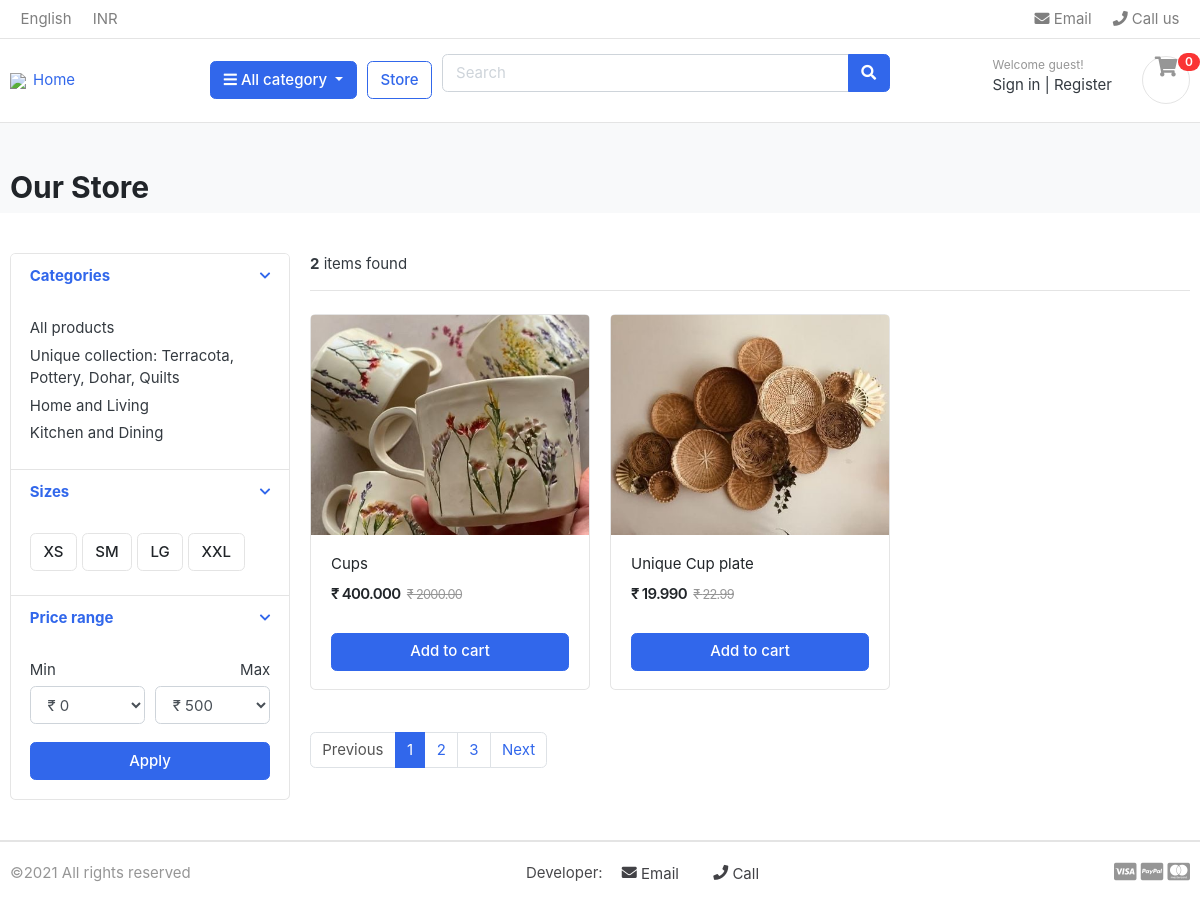
Page /shop/kitchen-and-dining/ on the committed database.
### all_category/models.py (models this page shows, shortened)
class Category(models.Model):
    category_name = models.CharField(max_length=100,unique=True)
    slug = models.SlugField(max_length=100,unique=True)
    category_img = models.ImageField(upload_to="photos/category",blank =True)
    description = models.TextField(max_length=300,blank = True)
    class Meta:
        verbose_name = "category"
        verbose_name_plural = "categories"
    def get_url(self):
        return reverse('products_by_category',args = [self.slug])

### shop/models.py (models this page shows, shortened)
class Product(models.Model):
    items = models.CharField(max_length=120)
    slug = models.SlugField(max_length=100, unique=True)
    price = models.DecimalField(max_digits=10,decimal_places=2)
    discounted_price = models.DecimalField(max_digits=10,decimal_places=3)
    description = models.TextField()
    image = models.ImageField(max_length=300,upload_to="product_images")
    stock = models.IntegerField(default=0)
    is_available = models.BooleanField(default=True)
    category = models.ForeignKey(Category, on_delete=models.CASCADE)
    created_date = models.DateTimeField(auto_now=True)
    modified_date = models.DateTimeField(auto_now=True)

### shop/views.py (the view)
# urls.py: path("",views.shop,name="shop"),
def shop(request,category_slug= None):
    categories = None
    products = None
    if category_slug !=None:
        categories = get_object_or_404(Category,slug = category_slug )
        products = Product.objects.filter(category = categories,is_available = True)
        product_count = products.count()
    else:
        products = Product.objects.all().filter(is_available=True)
        product_count = products.count()
    context = {"products":products,"product_count":product_count}
    return render(request, "shop/shop.html",context)

### all_category/context_processors.py (called while the page is built)
def menu_links(request):
    links = Category.objects.all()
    return dict(links = links)

### shop/templates/shop/shop.html (shortened to what this page needs)
{%extends 'base.html' %} {%load static%} {%block content%}
<section class="section-pagetop bg" style= "height: 5px;">
  <div class="container" style= "height: 5px;">
    <h2 class="title-page">Our Store</h2>
  </div>
</section>
<section class="section-content padding-y">
  <div class="container">
    <div class="row">
      <aside class="col-md-3">
        <div class="card">
          <article class="filter-group">
            <header class="card-header">
              <a
                href="#"
                data-toggle="collapse"
                data-target="#collapse_1"
                aria-expanded="true"
                class=""
              >
                <i class="icon-control fa fa-chevron-down"></i>
                <h6 class="title">Categories</h6>
              </a>
            </header>
            <div class="filter-content collapse show" id="collapse_1" >
              <div class="card-body">
                <ul class="list-menu">
                  <li><a href="{% url 'shop' %}">All products </a></li>
                  {% for category in links %}
                  <li><a href="{{category.get_url }}">{{category.category_name}} </a></li>
                  {%endfor%}
                </ul>
              </div>
            </div>
          </article>
          <article class="filter-group">
            <header class="card-header">
              <a
                href="#"
                data-toggle="collapse"
                data-target="#collapse_4"
                aria-expanded="true"
                class=""
              >
                <i class="icon-control fa fa-chevron-down"></i>
                <h6 class="title">Sizes</h6>
              </a>
            </header>
            <div class="filter-content collapse show" id="collapse_4" >
              <div class="card-body">
                <label class="checkbox-btn">
                  <span class="btn btn-light"> XS </span>
                </label>
                <label class="checkbox-btn">
                  <span class="btn btn-light"> SM </span>
                </label>
                <label class="checkbox-btn">
                  <span class="btn btn-light"> LG </span>
                </label>
                <label class="checkbox-btn">
                  <span class="btn btn-light"> XXL </span>
                </label>
              </div>
            </div>
          </article>
          <article class="filter-group">
            <header class="card-header">
              <a
                href="#"
                data-toggle="collapse"
                data-target="#collapse_3"
                aria-expanded="true"
                class=""
              >
                <i class="icon-control fa fa-chevron-down"></i>
                <h6 class="title">Price range</h6>
              </a>
            </header>
            <div class="filter-content collapse show" id="collapse_3" >
              <div class="card-body">
                <div class="form-row">
                  <div class="form-group col-md-6">
                    <label>Min</label>
                    <select class="mr-2 form-control">
                      <option value="0">&#8377 0</option>
                    </select>
                  </div>
                  <div class="form-group text-right col-md-6">
                    <label>Max</label>
                    <select class="mr-2 form-control">
                      <option value="50">&#8377 500</option>
                    </select>
                  </div>
                </div>
                <button class="btn btn-block btn-primary">Apply</button>
              </div>
            </div>
          </article>
        </div>
      </aside>
      <main class="col-md-9">
        <header class="border-bottom mb-4 pb-3">
          <div class="form-inline">
            <span class="mr-md-auto"> <b>{{product_count}}</b> items found  </span>
          </div>
        </header>
        <div class="row">
          {%for product in products%}
          <div class="col-md-4">
            <figure class="card card-product-grid">
              <div class="img-wrap">
                <img style="width: 100%;" src="{{product.image.url}}" />
              </div>
              <figcaption class="info-wrap">
                <div class="fix-height">
                  <a href="./product-detail.html" class="title"
                    >{{product.items}}</a
                  >
                  <div class="price-wrap mt-2">
                    <span class="price">&#8377 {{product.discounted_price}}</span>
                    <del class="price-old">&#8377 {{product.price}}</del>
                  </div>
                </div>
                <a href="#" class="btn btn-block btn-primary">Add to cart </a>
              </figcaption>
            </figure>
          </div>
          {%endfor%}
        </div>
        <nav class="mt-4" aria-label="Page navigation sample">
          <ul class="pagination">
            <li class="page-item disabled">
              <a class="page-link" href="#">Previous</a>
            </li>
            <li class="page-item active">
              <a class="page-link" href="#">1</a>
            </li>
            <li class="page-item"><a class="page-link" href="#">2</a></li>
            <li class="page-item"><a class="page-link" href="#">3</a></li>
            <li class="page-item"><a class="page-link" href="#">Next</a></li>
          </ul>
        </nav>
      </main>
    </div>
  </div>
</section>
{%endblock%}

### shop/static/css/ui.css (style rules this page uses)
html { font-family: "Inter", sans-serif; font-size: 15px; }
.img-wrap { text-align: center; display: block; }
.img-wrap img { max-width: 100%; }
.price-wrap { letter-spacing: -0.7px; }
.padding-y { padding-top: 40px; padding-bottom: 40px; }
figure { margin-bottom: 0; }
article:after, .form-group:after { display: block; clear: both; content: ""; }
.bg { background-color: #f8f9fa; }
.title-page { color: #212529; }
.btn-light { background-color: #fff; border-color: #e4e4e4; }
[class*=list-] li:after { visibility: hidden; display: block; content: ""; overflow: hidden; height: 0; clear: both; }
.list-menu { list-style: none; margin: 0; padding-left: 0; }
.list-menu li { margin-bottom: 5px; }
.list-menu a { color: #343a40; }
[class*=card-product] a.title { color: #212529; display: block; }
[class*=card-product] .img-wrap { overflow: hidden; position: relative; }
[class*=card-product] .img-wrap img { height: 100%; max-width: 100%; width: auto; display: inline-block; -o-object-fit: cover; object-fit: cover; }
.card-product-grid { margin-bottom: 20px; }
.card-product-grid .img-wrap { border-radius: 0.2rem 0.2rem 0 0; height: 220px; }
.card-product-grid .info-wrap { overflow: hidden; padding: 18px 20px; }
.card-product-grid .fix-height { height: 80px; overflow: hidden; }
.card .img-wrap { overflow: hidden; }
.price { font-weight: 600; color: #212529; }
.price-old { color: #969696; margin-left: 3px; font-size: 85%; }
.icon-control { margin-top: 5px; float: right; font-size: 80%; }
.card-header .title { margin-bottom: 0; line-height: 1.5; }
.filter-group { border-bottom: 1px solid #e4e4e4; }
.filter-group .card-header { border-bottom: 0; }
.filter-group:last-child { border-bottom: 0; }
.checkbox-btn { position: relative; }
.section-pagetop { padding: 45px 0; }

### rows in the picture
Category: category_name "Unique collection: Terracota, Pottery, Dohar, Quilts"
Category: category_name "Home and Living"
Category: category_name "Kitchen and Dining"
Product: image (picture), items "Cups", discounted_price "400.000", price "2000.00"
Product: image (picture), items "Unique Cup plate", discounted_price "19.990", price "22.99"

### other values in the picture
{{ product_count }} "2"
